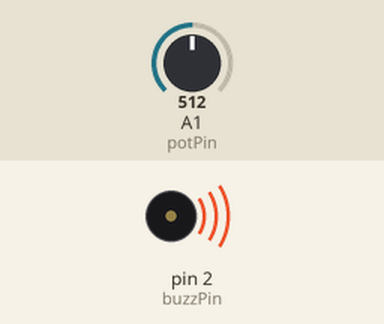
Simulated run of this sketch. Board: Arduino Uno, built with avr-gcc and run on an emulated ATmega328P. On the bench: buzzer (waves = sounding). The test bench sets the inputs (shaded band); at power-on: A1 (potPin) = 512.

Above: at 0.1 s.
Timing chart, 0 to 1.6 s (numbered marks = the images above):
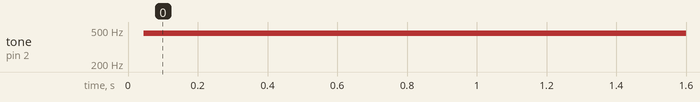

Measured:
- by itself, tone on pin 2 (buzzPin): silent → 455 Hz at 0.04 s

The sketch:

buzzer.ino
```cpp
int buzzPin = 2;
float buzzDelay;
int potPin = A1;
float potValue;

void setup() {
  Serial.begin(9600);
  pinMode(2, OUTPUT);
  pinMode(A1, INPUT);
}

void loop() {
  potValue = analogRead(A1);
  buzzDelay = ((1950./1023.) * potValue) + 50.;

  digitalWrite(buzzPin, HIGH);
  delayMicroseconds(buzzDelay);
  digitalWrite(buzzPin, LOW);
  delayMicroseconds(buzzDelay);

  // Serial.println(buzzDelay);
}
```
